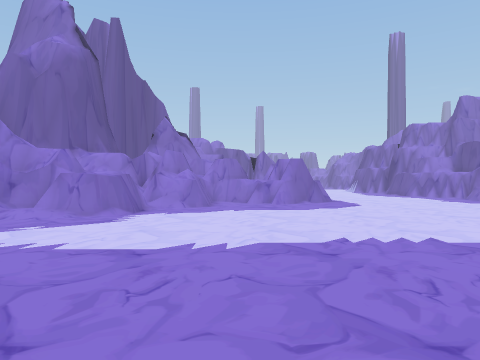
View 1 (above)

18 first-person views from a walk through a scene from a Unity 3-D project. The camera is 1.4 m above the floor, looks level and sees 70° across. The floor is counted in squares, 1.8 m on a side. Each view is taken from the middle of a square. On the plan, view 1 faces up. The plan holds only what a view shows up to about 11 squares ahead; the rest is blank. The place goes on beyond the plan. The player character is not drawn. Some animated figures are not drawn.

View 2
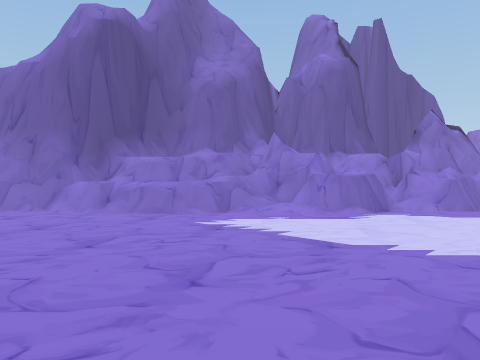

View 3
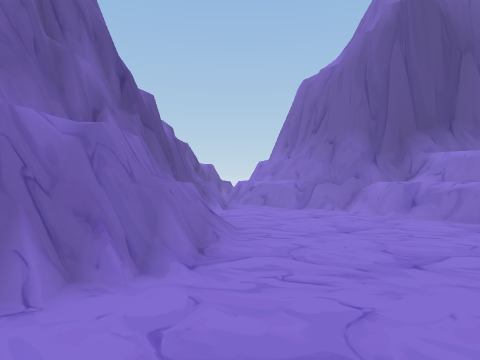

View 4
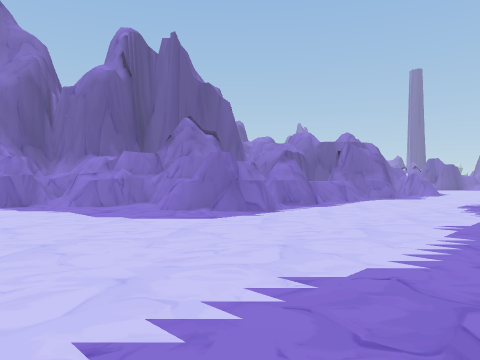

View 5
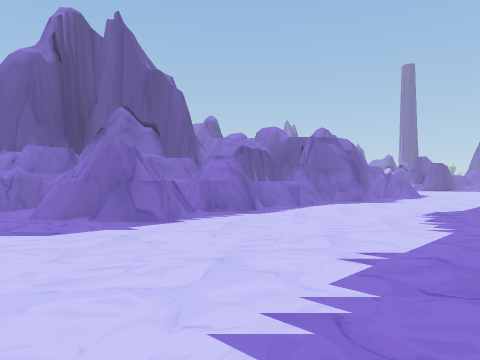

View 6
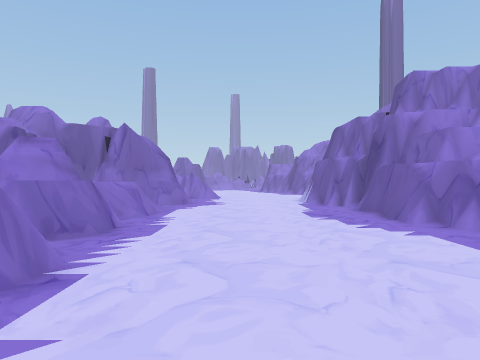

View 7
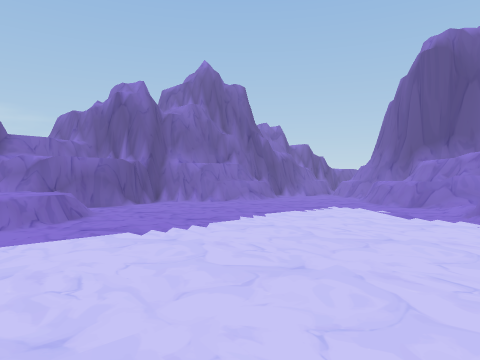

View 8
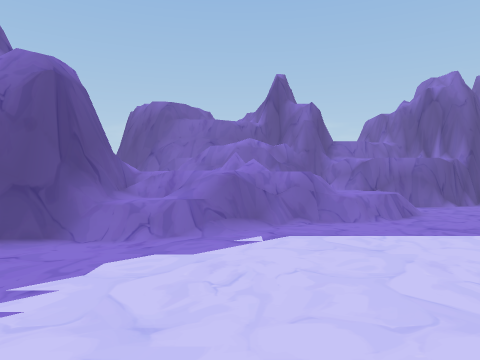

View 9
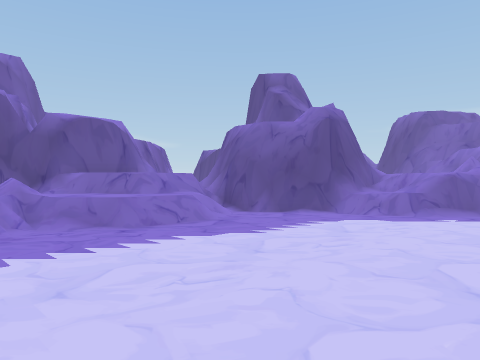

View 10
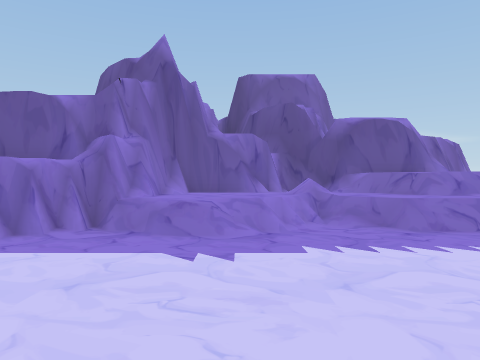

View 11
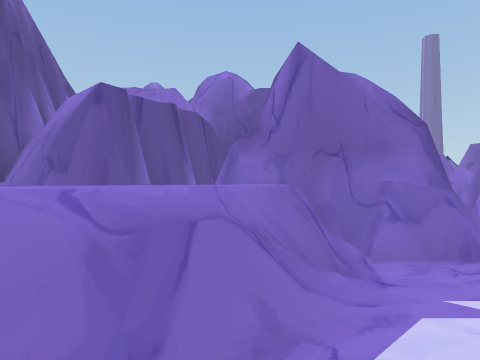

View 12
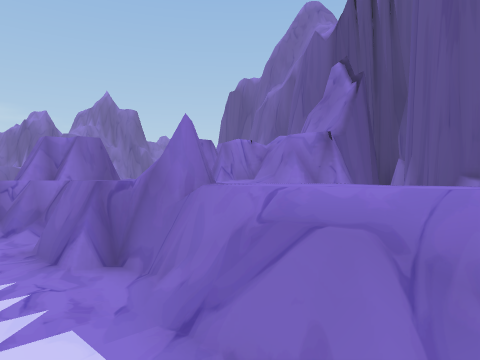

View 13
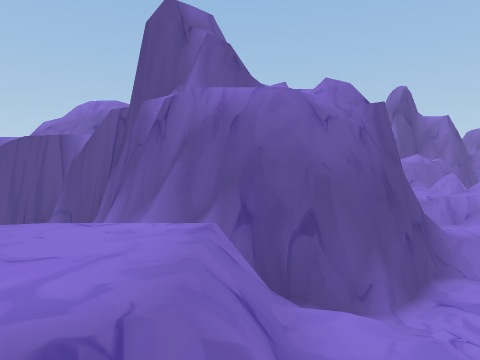

View 14
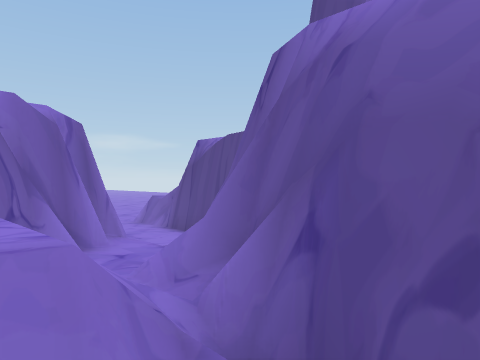

View 15
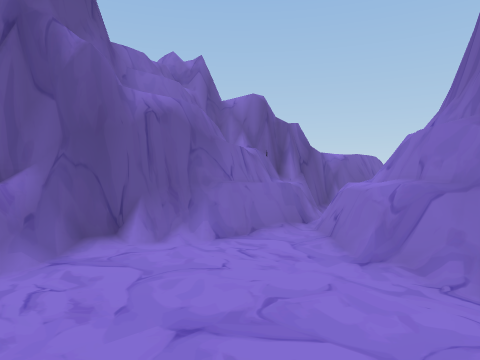

View 16
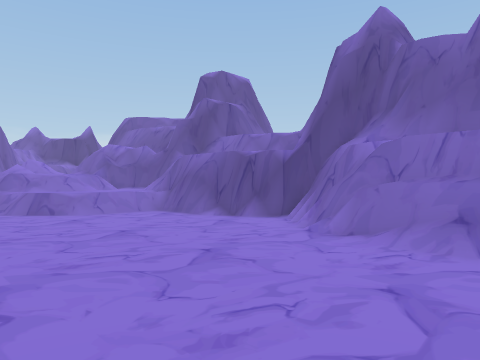

View 17
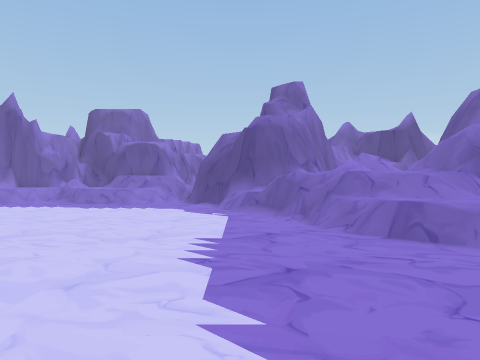

View 18
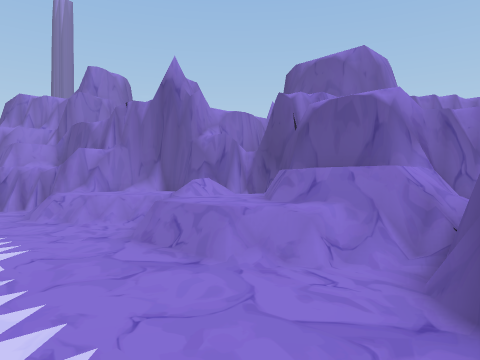

### Floor plan
Key: @ floor where view 1 was taken; # wall or solid block; x gap in a wall; . main floor; : floor 0.75 m higher than the main floor; + floor 1.25 m higher than the main floor; * floor 1.75 m higher than the main floor; / step, stairs or slope; = window, fence, low wall or low ledge; ^ raised ledge.
Columns run from 13 left of view 1 to 19 right of it. Each row starts with its distance up from view 1.
 22            #    #  ..
 21            ## ###....#
 20            ## ##.....#
 19            ## ==/....#
 18          ###  =+=....#
 17          #  .=+=/....##
 16          #######/....###
 15             ###^=.....###
 14              #.x.......####
 13              ####...../:::#
 12            ###^##...../:::#
 11           ###.=........=::#
 10           #^#..........=::#
  9          ##............::=#
  8       #####............:=*#
  7       #^//............./=*#
  6       #^/............../=###
  5     ##^^..............#######
  4     #^^.............=##   #...
  3    ##^.............#=#     #.....
  2    ##...........=###*#     ######
  1   #^...........=:# #*#
  0  ^^..........@.=:# ###
 -1 #^#########..#####
 -2 ##       #####

Where each view was taken, in squares from view 1:
view 1: 0 up, 0 right, facing up
view 2: 0 up, 1 right, facing up-left
view 3: 0 up, 0 right, facing left
view 4: 6 up, 9 right, facing up-left
view 5: 9 up, 9 right, facing up-left
view 6: 10 up, 5 right, facing up
view 7: 9 up, 5 right, facing down-left
view 8: 9 up, 6 right, facing down
view 9: 12 up, 4 right, facing down-right
view 10: 12 up, 4 right, facing right
view 11: 17 up, 4 right, facing up-left
view 12: 19 up, 4 right, facing down-left
view 13: 9 up, 11 right, facing down
view 14: 7 up, 10 right, facing down-right
view 15: 3 up, 6 left, facing down-left
view 16: 4 up, 6 left, facing down-right
view 17: 4 up, 2 left, facing right
view 18: 5 up, 7 right, facing up-right
